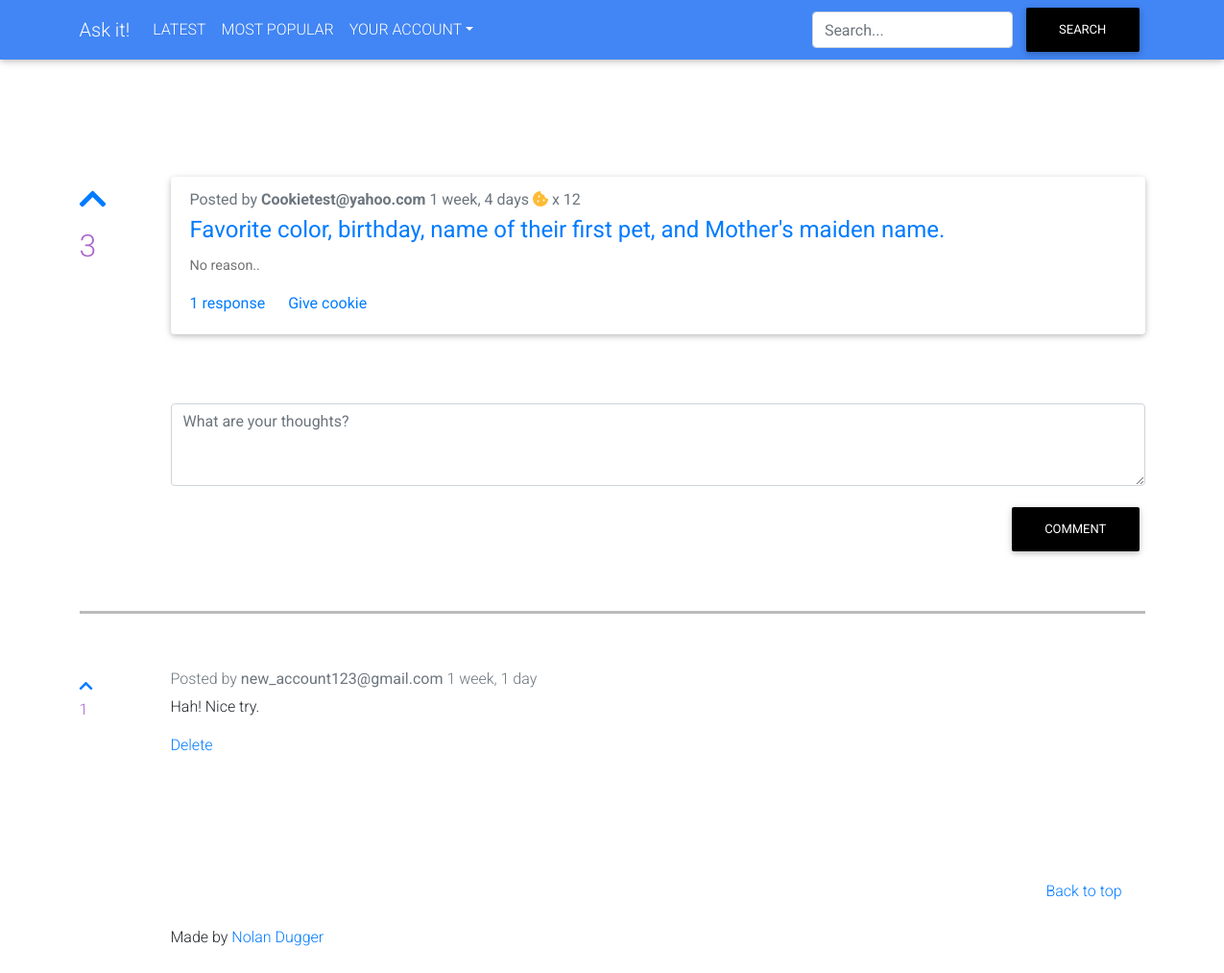
The app's page /askit/67/answers (signed in) with its own data.
### askit/models.py (models this page shows, shortened)
class Post(models.Model):
    question = models.CharField(max_length=255)
    body = models.TextField()
    author = models.ForeignKey(User, on_delete=models.CASCADE)
    upvote_count = models.IntegerField(blank=True, null=True)
    response_count = models.IntegerField(default=0)
    cookie_count = models.IntegerField(blank=True, null=True)
    created_at = models.DateTimeField(auto_now_add=True)
    updated_at = models.DateTimeField(auto_now=True)

class Response(models.Model):
    author = models.ForeignKey(User, on_delete=models.CASCADE)
    post = models.ForeignKey(Post, on_delete=models.CASCADE)
    body = models.TextField()
    upvote_count = models.IntegerField()
    cookie_count = models.IntegerField(blank=True, null=True)
    created_at = models.DateTimeField(auto_now_add=True, blank=True, null=True)
    updated_at = models.DateTimeField(auto_now=True, blank=True, null=True)

### askit/views.py (the view)
# urls.py: path('askit/<int:post_id>/answers', views.answers, name='answers'),
def answers(request, post_id):
    user_post = Post.objects.get(id=post_id)
    author = request.user
    if Response.objects.filter(post=user_post).exists():
        if request.user.is_authenticated:
            author_response = Response.objects.filter(post=user_post, author=author).order_by('-created_at')
            user_response = Response.objects.filter(post=user_post).order_by('-created_at')
            context = { 'user_post': user_post, 'user_response': user_response, 'author_response': author_response }
            return render(request, 'askit/answers.html', context)
        user_response = Response.objects.filter(post=user_post).order_by('-created_at')
        context = { 'user_post': user_post, 'user_response': user_response}
        return render(request, 'askit/answers.html', context)
    else:
        context = { 'user_post': user_post, }
        print('yes')
        return render(request, 'askit/answers.html', context)

### askit/templatetags/inclusion.py (called while the page is built)
@register.inclusion_tag('askit/answers_upvote.html')
def answers_upvote(user, post):
    if Post_Upvote.objects.filter(post=post, author=user).exists():
        upvote = Post_Upvote.objects.get(post=post, author=user)
        return { 'user': user, 'upvote': upvote, 'post': post }
    else:
       return { 'user': user, 'post': post }

@register.simple_tag
def response_upvote(user, response_id):
        response = Response.objects.get(id=response_id)
        if Response_Upvote.objects.filter(author=user, response=response).exists():
            user_upvote = Response_Upvote.objects.get(author=user, response=response)
            return user_upvote

@register.simple_tag
def number_of_cookies(user):
    if User.objects.filter(username=user).exists():
        if Cookie.objects.filter(author=user).exists():
            cookie_user = Cookie.objects.get(author=user)
            return cookie_user

### askit/templates/askit/answers.html (shortened to what this page needs)
{% extends 'askit_base.html' %}
{% block body %}
{% load inclusion %}
{% if user.is_authenticated %}
{% answers_upvote user user_post %}
{% else %}
{% include "askit/answer_page.html" %}
{% endif %}
<br>
<br>
<br>
{% if user.is_authenticated %}
<div class="page-header">
    <div class="row">
        <div class="col-lg-11 offset-lg-1">
            <form action="{% url 'askit:response' post_id=user_post.id %}?next=/askit/{{ user_post.id }}/answers"
                method="post">
                <div class="form-group">
                    <textarea class="form-control" id="exampleTextarea" name="body" rows="3"
                        placeholder="What are your thoughts?"></textarea>
                </div>
                <div class="form-group float-right">
                    <button type="submit" class="btn btn-primary">Comment</button>
                </div>
            </form>
        </div>
    </div>
</div>
<br>
{% endif %}
<hr class="solid">
{% for response in user_response %}
<div class="bs-docs-section">
    <div class="page-header">
        <div class="row">
            <div class="col-lg-1 text-secondary" style="font-size: 1em;">
                {% if user.is_authenticated %}
                {% response_upvote user response.id as upvote %}
                {% if upvote %}
                <a href="{% url 'askit:response_upvote' post_id=user_post.id response_id=response.id %}?next=/askit/{{ user_post.id }}/answers"><i
                        class="fas fa-chevron-up vote_btn"></i></a>
                {% else %}
                <a href="{% url 'askit:response_upvote' post_id=user_post.id response_id=response.id %}?next=/askit/{{ user_post.id }}/answers"><i
                        class="text-secondary fas fa-chevron-up vote_btn"></i></a>
                {% endif %}
                {% else %}
                <a role="button" data-toggle="modal" data-target="#modalLoginForm"><i
                        class="fas fa-chevron-up vote_btn"></i></a>
                {% endif %}
                <p>{{ response.upvote_count }}</p>
            </div>
            <div class="col-lg-11">
                <h6 class="card-subtitle mb-2 text-muted">Posted by <b>{{ response.author }}</b>
                    {{ response.created_at|timesince }}
                </h6>
                <p>{{ response.body }}</p>
                {% if request.user == response.author %}
                <a href="{% url 'askit:response_delete' response_id=response.id %}?next=/askit/{{ user_post.id }}/answers" class="card-link"
                    onclick="return confirm('Are you sure you want to delete this response?')">Delete</a>
                {% endif %}
                {% number_of_cookies user as cookies %}
            </div>
        </div>
    </div>
</div>
{% endfor %}
<br>
<br>
<footer id="footer">
    <div class="row">
        <div class="col-lg-12">
            <ul class="list-unstyled">
                <li class="float-lg-right"><a href="#top">Back to top</a></li>
            </ul>
        </div>
        <div class="col-lg-12 offset-lg-1">
            <p>Made by <a href="#">Nolan Dugger</a></p>
        </div>
    </div>
</footer>
{% endblock %}

### askit/templates/askit/answers_upvote.html (shortened to what this page needs)
{% load inclusion %}
<div class="bs-docs-section">
    <div class="page-header">
      <div class="row">
        <div class="col-lg-1 text-secondary" style="font-size: 2em;">
          {% if upvote %}
          <a href="{% url 'askit:post_upvote' post_id=post.id %}?next=/askit/{{ post.id }}/answers"><i class="fas fa-chevron-up vote_btn"></i></a>
          {% else %}
          <a href="{% url 'askit:post_upvote' post_id=post.id %}?next=/askit/{{ post.id }}/answers"><i class="text-secondary fas fa-chevron-up vote_btn"></i></a>
          {% endif %}
          <p>{{ post.upvote_count }}</p>
        </div>
        <div class="col-lg-11">
          <div class="card">
            <div class="card-body">
              <h6 class="card-subtitle mb-2 text-muted">Posted by <b>{{ post.author }}</b> {{ post.created_at|timesince }}
                {% if post.cookie_count %} <i class="fas fa-cookie-bite text-warning"></i> x {{ post.cookie_count }}
                {% endif %}
              </h6>
              <h4 class="card-title"><a class="title_link"
                  href="{% url 'askit:answers' post_id=post.id %}">{{ post.question|capfirst }}</a></h4>
              <p class="card-text">{{ post.body|capfirst }}</p>
              <a href="{% url 'askit:answers' post_id=post.id %}" class="card-link">{{ post.response_count }} response{{ post.response_count|pluralize }}</a>
              {% number_of_cookies user as cookies %}
              {% if cookies.cookies >= 1 and cookies.author != post.author %}
              <a href="{% url 'askit:post_cookie' post_id=post.id %}?next=/askit/{{ post.id }}/answers" class="card-link" onclick="return confirm('Give a cookie?')">Give cookie</a>
              {% endif %}
            </div>
          </div>
        </div>
      </div>
    </div>
  </div>

### records on screen
Post: upvote_count "3", author "Cookietest@yahoo.com", created_at "1 week, 4 days", cookie_count "12", question "Favorite color, birthday, name of their first pet, and Mother's maiden name.", body "No reason..", response_count "1"
Response: upvote_count "1", author "new_account123@gmail.com", created_at "1 week, 1 day", body "Hah! Nice try."
